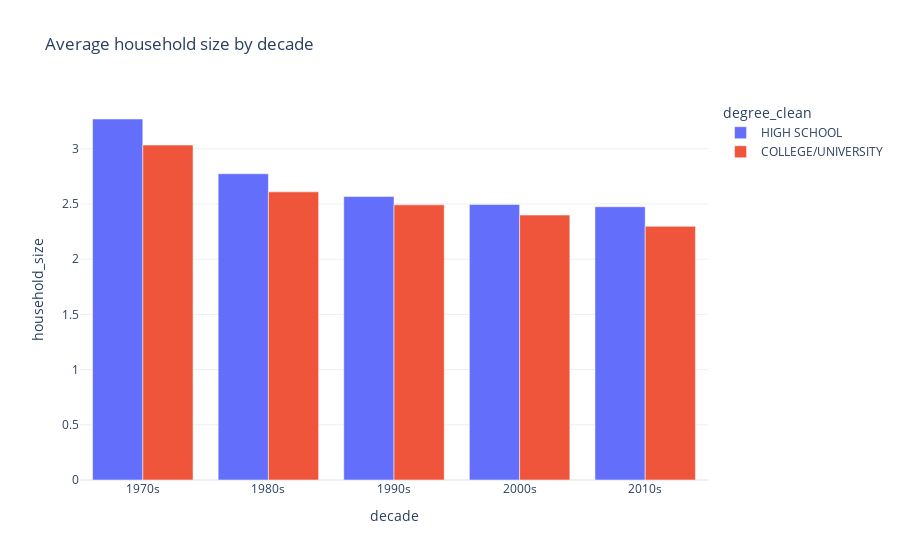

Here is the notebook cell this chart was saved with:
### Code cell
# Create a new figure object
fig =px.bar(household_by_decade,
           x='decade',
           y='household_size',
            color='degree_clean',
           template='plotly_white',
           title='Average household size by decade',
           barmode='group')




# Show the plot
fig.show()

### Figure 1 — Plotly figure (JSON) as saved in the notebook; plotly's stock layout.template omitted (floating-point values rounded to 4 significant figures)
{"data": [{"alignmentgroup": "True", "hovertemplate": "degree_clean=HIGH SCHOOL<br>decade=%{x}<br>household_size=%{y}<extra></extra>", "legendgroup": "HIGH SCHOOL", "marker": {"color": "#636efa", "pattern": {"shape": ""}}, "name": "HIGH SCHOOL", "offsetgroup": "HIGH SCHOOL", "orientation": "v", "showlegend": true, "textposition": "auto", "x": ["1970s", "1980s", "1990s", "2000s", "2010s"], "xaxis": "x", "y": [3.27, 2.774, 2.567, 2.495, 2.475], "yaxis": "y", "type": "bar"}, {"alignmentgroup": "True", "hovertemplate": "degree_clean=COLLEGE/UNIVERSITY<br>decade=%{x}<br>household_size=%{y}<extra></extra>", "legendgroup": "COLLEGE/UNIVERSITY", "marker": {"color": "#EF553B", "pattern": {"shape": ""}}, "name": "COLLEGE/UNIVERSITY", "offsetgroup": "COLLEGE/UNIVERSITY", "orientation": "v", "showlegend": true, "textposition": "auto", "x": ["1970s", "1980s", "1990s", "2000s", "2010s"], "xaxis": "x", "y": [3.034, 2.61, 2.492, 2.4, 2.297], "yaxis": "y", "type": "bar"}], "layout": {"xaxis": {"anchor": "y", "domain": [0, 1], "title": {"text": "decade"}}, "yaxis": {"anchor": "x", "domain": [0, 1], "title": {"text": "household_size"}}, "legend": {"title": {"text": "degree_clean"}, "tracegroupgap": 0}, "title": {"text": "Average household size by decade"}, "barmode": "group"}}
